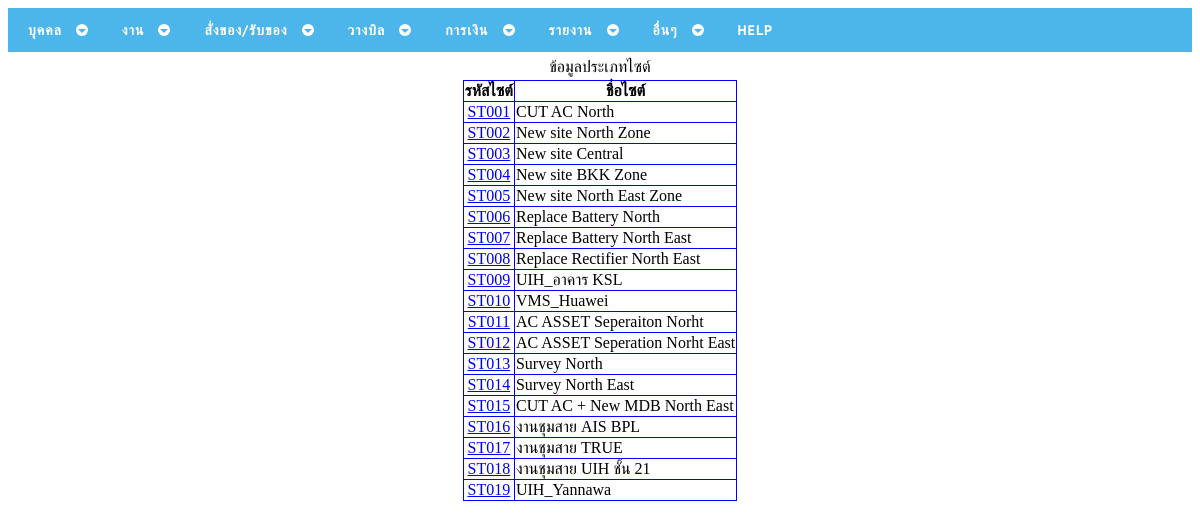
The app's page /sitetypeedit.php with its own data.
### tables this page shows
CREATE TABLE `sitetype` (
  `SiteTypeID` varchar(10) NOT NULL,
  `SiteTypeName` varchar(50) NOT NULL
);

### sitetypeedit.php (the view, shortened to what this page needs)
<!DOCTYPE html PUBLIC "-//W3C//DTD XHTML 1.0 Transitional//EN" "http://www.w3.org/TR/xhtml1/DTD/xhtml1-transitional.dtd">
<html xmlns="http://www.w3.org/1999/xhtml">
<head>
<?php
include("cssmenu/head.php");
?>
</head>
<body>
<?php include("cssmenu/menu.php"); ?>
<div align="center">
<table width="100%" border="0">
  <tr>
    <td><table width="100%" border="0">
  			<tr>
        		<td colspan="5"><div align="center">ข้อมูลประเภทไซต์</div></td>
        	</tr>
      		<tr>
        		<td colspan="5"><div align="center">
				<?php
					$objQuery = mysql_query("SELECT * FROM  sitetype ") or die ("Error Query [".$strSQL."]");
				?>
		<table border="1" bordercolor="#0000FF" style="border-collapse:collapse;" >
  			<tr>
    			<th><div align="center">รหัสไซต์</div></th>
    			<th> <div align="center">ชื่อไซต์</div></th>
  			</tr>
<?php
while($objResult = mysql_fetch_array($objQuery))
{
?>
  			<tr>
    			<td><div align="center"><a href="sitetypeupdate.php?txtsitetypeid=<?php echo $objResult["SiteTypeID"] ; ?>" target = "_blank">
					<?php echo $objResult["SiteTypeID"];?></a></div></td>
    			<td><?php echo $objResult["SiteTypeName"] ; ?></td>
  			</tr>
<?php
}
?>
		</table>
				</td>
       		</tr>
		</table>
	</td>
  </tr>
  <tr>
    <td>&nbsp;</td>
  </tr>
</table>
</div>
</body>
</html>

### records on screen
sitetype: SiteTypeID "ST001", SiteTypeName "CUT AC North"
sitetype: SiteTypeID "ST002", SiteTypeName "New site North Zone"
sitetype: SiteTypeID "ST003", SiteTypeName "New site Central"
sitetype: SiteTypeID "ST004", SiteTypeName "New site BKK Zone"
sitetype: SiteTypeID "ST005", SiteTypeName "New site North East Zone"
sitetype: SiteTypeID "ST006", SiteTypeName "Replace Battery North"
sitetype: SiteTypeID "ST007", SiteTypeName "Replace Battery North East"
sitetype: SiteTypeID "ST008", SiteTypeName "Replace Rectifier North East"
sitetype: SiteTypeID "ST009", SiteTypeName "UIH_อาคาร KSL"
sitetype: SiteTypeID "ST010", SiteTypeName "VMS_Huawei"
sitetype: SiteTypeID "ST011", SiteTypeName "AC ASSET Seperaiton Norht"
sitetype: SiteTypeID "ST012", SiteTypeName "AC ASSET Seperation Norht East"
sitetype: SiteTypeID "ST013", SiteTypeName "Survey North"
sitetype: SiteTypeID "ST014", SiteTypeName "Survey North East"
sitetype: SiteTypeID "ST015", SiteTypeName "CUT AC + New MDB North East"
sitetype: SiteTypeID "ST016", SiteTypeName "งานชุมสาย AIS BPL"
sitetype: SiteTypeID "ST017", SiteTypeName "งานชุมสาย TRUE"
sitetype: SiteTypeID "ST018", SiteTypeName "งานชุมสาย UIH ชั้น 21"
sitetype: SiteTypeID "ST019", SiteTypeName "UIH_Yannawa"
